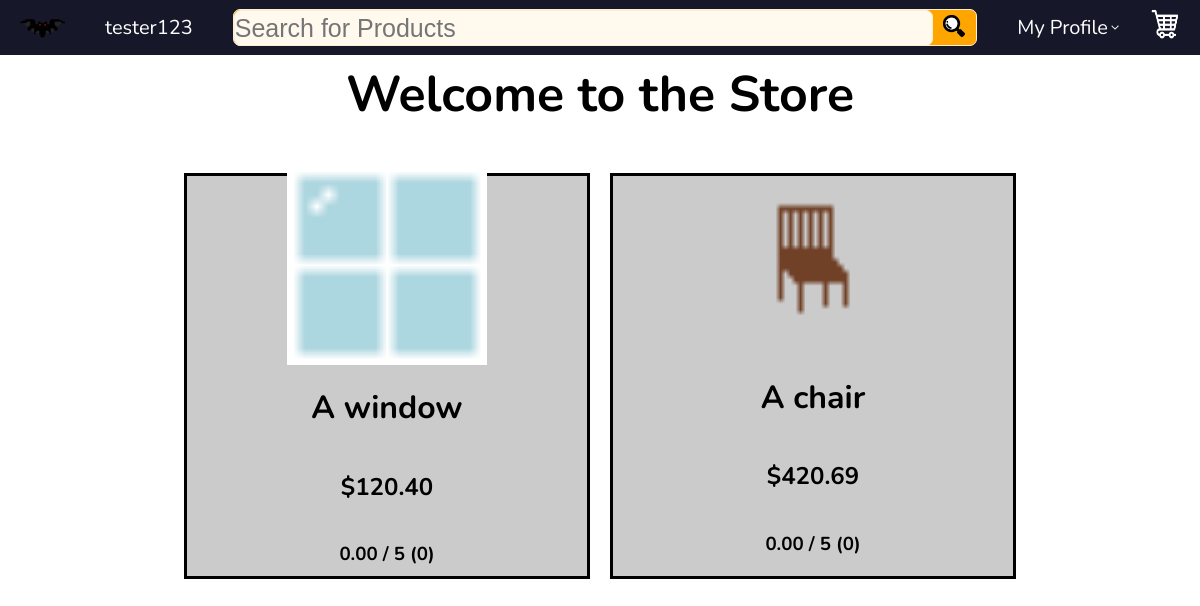
The app's page /store/ (signed in) with its own data.
### store/models.py (models this page shows, shortened)
class Profile(models.Model):
    user = models.OneToOneField(User, on_delete=models.CASCADE)
    picture = models.ImageField(blank=True)
    phone = models.CharField(max_length=13, blank=True) # Validation
    address = models.CharField(max_length=40) # Validation
    type = models.CharField(
         max_length = 20, default="Customer",
         choices=[
            ("Customer", "Customer"), ("Vendor", "Vendor"), ("Transit", "Transit")
         ]
        )
    wishlist = models.ManyToManyField('Product', related_name="wishlist", blank=True)
    cart = models.ManyToManyField('Product', related_name="cart", blank=True)

class Product(models.Model):
    seller = models.ForeignKey(Profile, on_delete=models.CASCADE)
    title = models.CharField(max_length=50)
    price = models.DecimalField(decimal_places=2, max_digits=40)
    desc = models.TextField(max_length=500)
    picture = models.ImageField(blank=True)
    unlisted = models.BooleanField(default=False)
    nReviews = models.IntegerField(default=0)
    averageScore = models.DecimalField(default=0, decimal_places=2, max_digits=40)

### store/views.py (the view)
# urls.py: path('', index, name='index'),
def index(request):
    if not request.user.is_authenticated:
        return HttpResponseRedirect(reverse('login'))
    profile = Profile.objects.get(user__exact=request.user)
    if profile.type == "Vendor":
        return HttpResponseRedirect(reverse('myListings'))
    if profile.type == "Transit":
        return HttpResponseRedirect(reverse('aDeliveries'))
    if request.method == "POST":
        products = Product.objects.filter(title__icontains=request.POST['search']).filter(unlisted__exact=False)
    else:
        products = Product.objects.filter(unlisted__exact=False)
    context = {
        'placeholder': "Search for Products",
        'profile': profile,
        'products': products,
    }
    return render(request, 'store/index.html', context)

### store/templates/store/index.html
{% extends "store/base.html" %}
{% load static %}
{% block style %}<link rel="stylesheet" href="{% static 'store/index.css' %}"> {% endblock %}
{% block content %}
    <h1 class="title">Welcome to the Store</h1>
    <div class="products">
        {% for product in products %}
            <a href="{% url 'productView' product.id %}">
                <div class="product">
                    <img src="{{ product.picture.url }}">
                    <h1>{{product.title}}</h1>
                    <h2>${{product.price}}</h2>
                    <h3>{{product.averageScore}} / 5 ({{product.nReviews}})</h3>
                </div>
            </a>
        {% endfor %}
    </div>
{% endblock %}

### store/templates/store/base.html (shortened to what this page needs)
{% load static %}
<!DOCTYPE html>
<html lang="en">
<head>
    <link rel="stylesheet" href="{% static 'store/base.css' %}">
    {% block style %} {% endblock %}
</head>
<body>
    {% block nav %}
    <div class="nav">
        <a class="profileImage" href="{% url 'index' %}"><img src="{{ profile.picture.url }}"></a>
        <a class="username" href="{% url 'index' %}">{{ profile.user.username }}</a>
        <form method="post">
            {% if placeholder == "Does Not Use Search" %}
                <input class="search" type="text" name="search" placeholder="{{ placeholder }}" disabled>
                <button type="submit" disabled><img src="{% static 'store/search.png' %}"></button>
            {% else %}
                <input class="search" type="text" name="search" placeholder="{{ placeholder }}">
                <button type="submit"><img src="{% static 'store/search.png' %}"></button>
            {% endif %}
        </form>
        <div class="profile">
            <p>My Profile</p>
            <img src="{% static 'store/downarrow.png' %}">
        </div>
        {% if profile.type == 'Customer' %}
            <a href="{% url 'cart' %}"><img class="cart" src="{% static 'store/cart.png' %}"></a>
        {% endif %}
    </div>
    {% endblock %}
    <div class="content">
    {% block content %}
    {% endblock %}
    </div>
</body>
</html>

### store/static/store/base.css (style rules this page uses)
body { margin:0px; }
.content { margin-top: 70px; }
.nav { position: fixed; top:0px; left:0px; font-family: Nunito; background-color: rgb(23, 23, 42); display: flex; width: 100vw; align-items: center; font-size: 20px; z-index: 10; }
.profileImage { width: 45px; height: 45px; margin-top: 5px; margin-bottom: 5px; margin-left: 20px; }
.nav .profileImage img { width: 45px; height: 45px; }
.username { color: white; text-decoration: none; margin-left: 40px; }
.nav form { display: flex; background-color: orange; flex: 1; border: 1px solid rgb(255, 239, 209); border-radius: 7px; margin-left: 40px; height: 35px; }
.nav .search { background-color: rgb(255, 249, 238); border: inherit; border-radius: inherit; font-size: 25px; width: calc(100% - 45px); padding:0; height: 34px; }
.nav button { width: 42px; background-color: orange; border: 1px solid orange; border-radius: 10px; }
.nav button img { height: 22px; width: 22px; }
.profile { display: flex; align-items: center; position: relative; color: white; margin-top: 0px; margin-bottom: 0px; margin-left: 40px; margin-right: 30px; }
.profile p { margin:0; }
.profile img { margin: 0; margin-left: 2px; height: 10px; width: 10px; }
.nav a img { width: 30px; height: 30px; }
.cart { margin-right: 20px; }

### store/static/store/index.css (style rules this page uses)
.content { margin-top: 60px; font-family: Nunito; }
.title { position: relative; text-align: center; font-size: 50px; }
.products { display: flex; align-items: center; justify-content: center; flex-wrap: wrap; }
.product { display: flex; flex: 400px 400px; width: 400px; height: 400px; margin: 10px; flex-direction: column; border: 3px solid black; align-items: center; justify-content: center; font-family: Nunito; color: black; background-color: rgb(203, 203, 203); }
.products a { text-decoration: none; }
.product img { width: 200px; height: 200px; }

### records on screen
Profile: picture (picture), user.username "tester123"
Product: picture (picture), title "A window", price "120.40", averageScore "0.00", nReviews "0"
Product: picture (picture), title "A chair", price "420.69", averageScore "0.00", nReviews "0"
